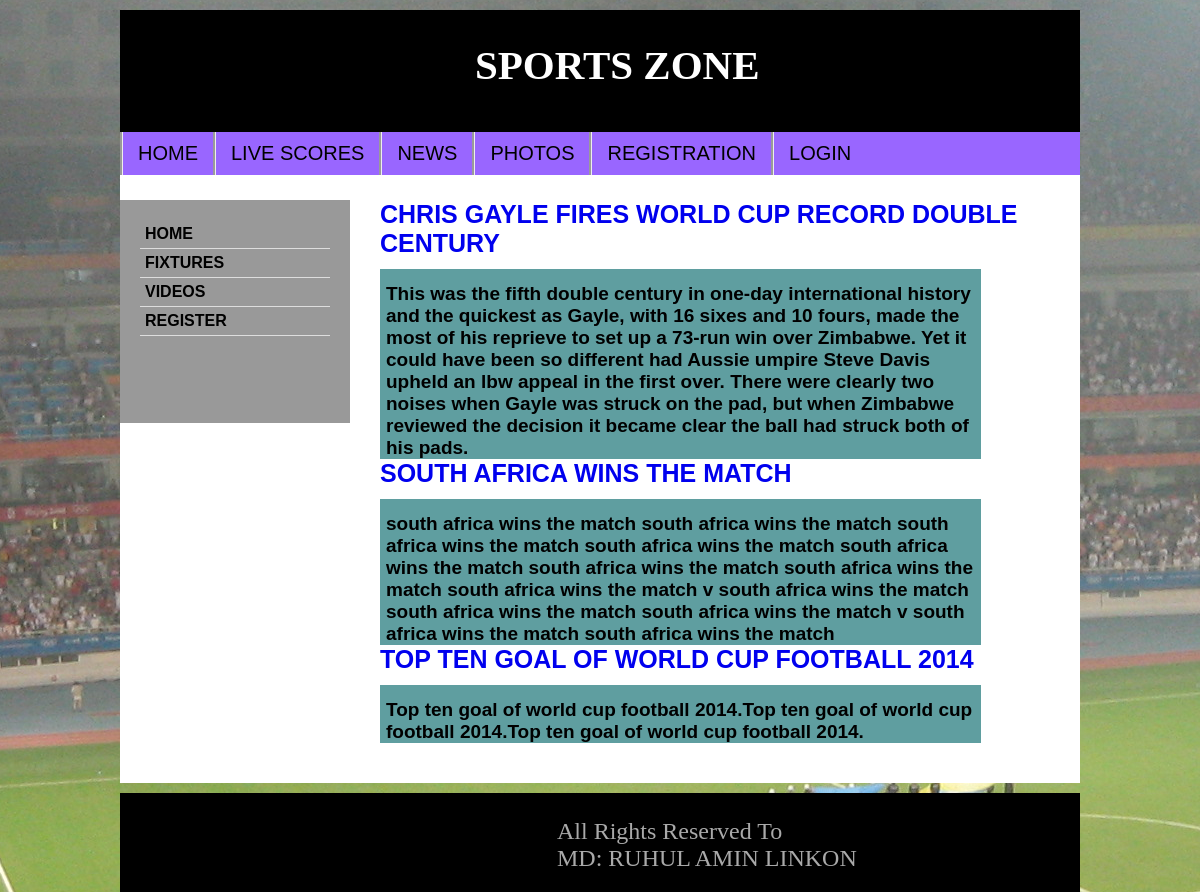
Screenshot of /sportszone/video.php with the database file from the repository.
### tables this page shows
CREATE TABLE IF NOT EXISTS `video_link` (
  `video_id` int(11) NOT NULL AUTO_INCREMENT,
  `heading` varchar(500) NOT NULL,
  `video_link` varchar(500) NOT NULL,
  `status` text NOT NULL,
  PRIMARY KEY (`video_id`)
);

### sportszone/video.php (the view, shortened to what this page needs)
<!DOCTYPE html PUBLIC "-//W3C//DTD XHTML 1.0 Transitional//EN" "http://www.w3.org/TR/xhtml1/DTD/xhtml1-transitional.dtd">
<html xmlns="http://www.w3.org/1999/xhtml">
<head>
<link  rel="stylesheet" href="css/video.css"/>
</head>
<body>
<div class="fix main">
<div class="fix header">
<h1>SPORTS ZONE</h1>
</div>
<div class="fix navigation_bar">
<ul >
  <?php
  if(isset($_COOKIE['id'])||isset($_SESSION['id']))
  {
	  if($_COOKIE['id']=='1234'||$_SESSION['id']=='1234'){
  ?>
  <li><a href="home.php">HOME</a></li>
  <li><a href="live_score.php">LIVE SCORES</a></li>
  <li><a href="news.php">NEWS</a></li>
  <li><a href="photo.php">PHOTOS</a></li>
  <li><a href="register.php">REGISTRATION</a></li>
  <li><a href="admin_page.php">ADMIN</a></li>
  <li><a href="logout.php">LOGOUT</a></li>
  <?php
   } else{
   ?>
   <li><a href="home.php">HOME</a></li>
   <li><a href="live_score.php">LIVE SCORES</a></li>
   <li><a href="news.php">NEWS</a></li>
   <li><a href="photo.php">PHOTOS</a></li>
   <li><a href="register.php">REGISTRATION</a></li>
   <li><a href="logout.php">LOGOUT</a></li>
   <?php
   }
  }else
  {
   ?>
   <li><a href="home.php">HOME</a></li>
  <li><a href="live_score.php">LIVE SCORES</a></li>
  <li><a href="news.php">NEWS</a></li>
  <li><a href="photo.php">PHOTOS</a></li>
  <li><a href="register.php">REGISTRATION</a></li>
  <li><a href="login.php">LOGIN</a></li>
   <?php
  }
   ?>
</ul>
</div>
<div class="content">
<div class="fix sidebar">
<ul >
  <li><a href="home.php">HOME</a></li>
  <li><a href="fixtures.php">FIXTURES</a></li>
  <li><a href="video.php">VIDEOS</a></li>
  <li><a href="register.php">REGISTER</a></li>
</ul>
</div>
<div class="fix content_middle">
<div class="fix video">
<?php
$sql="SELECT * FROM video_link";
	$res=mysql_query($sql);
	while($row=mysql_fetch_array($res)){
	?>
<a href="#" class="fix video_heading"><?php echo $row['heading']; ?></a>
<p class="fix video_status"><?php echo $row['status'] ; ?></p>
<?php
	}
?>
</div>
</div>
</div>
</div>
<div class="fix footer">
 <p class="fix footer_text1 ">All Rights Reserved To</p>
 <p class="fix footer_text1 ">MD: RUHUL AMIN LINKON</p>
</div>
</body>
</html>

### sportszone/CSS/video.css (style rules this page uses)
* { margin:0;padding:0; }
body { background-image:url(shuvro.jpg);background-repeat: no-repeat; background-attachment: fixed;background-position: center; }
.fix { overflow:hidden; }
.main { width:960px;margin:0 auto;display:block;background:#FFF;margin-top:10px; }
.header { background:#000000;background: #000000;padding-bottom: 43px; }
.header h1 { color:#FFF;padding-left:355px;padding-top: 31px;font-size: 41px;font-style: inherit; }
.navigation_bar { background:#9966FF; }
.navigation_bar ul { margin:0;padding:0;list-style:none; }
.navigation_bar ul li { float:left;padding:10px 15px;border-left-style:groove; }
.navigation_bar ul li a { text-decoration:none;color:#000;font-family: sans-serif; font-size: 20px; }
.content { width:960px; }
.sidebar { margin-top:25px; }
.sidebar { width:190px;margin-right:30px;background:#999999;;float:left;padding:20px;padding-bottom:87px; }
.sidebar ul { margin:0;padding:0;list-style:none; }
.sidebar ul li { padding:5px;border-bottom:1px solid #ddd; }
.sidebar ul li a { text-decoration:none;color: currentcolor;font-family: sans-serif;font-weight: 800; }
.content_middle { width: 700px; padding-top: 25px; padding-bottom: 40px; }
.video_heading { font-size: 25px; font-family: sans-serif; font-weight: 900; text-transform: uppercase; }
.video_status { padding-top: 14px; font-family: sans-serif; font-size: 19px; background: cadetblue; margin-right: 99px; margin-top: 11px; font-weight: 600; padding-left: 6px; }
a { text-decoration:none; }
,link { padding-top:10px; }
.footer { width:960px;margin:0 auto;padding-top:25px;background: black;margin-top: 10px;padding-bottom: 20px; }
.footer_text1 { color: darkgray;padding-left: 437px;font-size: x-large; }

### rows the page displays
video_link: heading "CHRIS GAYLE FIRES WORLD CUP RECORD DOUBLE CENTURY", status "This was the fifth double century in one-day international history and the quickest as Gayle, with 16 sixes and 10 fours, made the most of his reprieve to set up a 73-run win over Zimbabwe. Yet it could have been so different had Aussie umpire Steve Davis upheld an lbw appeal in the first over. There were clearly two noises when Gayle was struck on the pad, but when Zimbabwe reviewed the decision it became clear the ball had struck both of his pads."
video_link: heading "SOUTH AFRICA WINS THE MATCH", status "south africa wins the match south africa wins the match south africa wins the match south africa wins the match south africa wins the match south africa wins the match south africa wins the match south africa wins the match v south africa wins the match south africa wins the match south africa wins the match v south africa wins the match south africa wins the match"
video_link: heading "TOP TEN GOAL OF WORLD CUP FOOTBALL 2014", status "Top ten goal of world cup football 2014.Top ten goal of world cup football 2014.Top ten goal of world cup football 2014."
